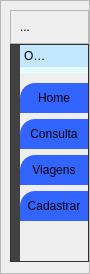
     <widget class="QFrame" name="left_container">
      <property name="maximumSize">
       <size>
        <width>9</width>
        <height>16777215</height>
       </size>
      </property>
      <property name="frameShape">
       <enum>QFrame::StyledPanel</enum>
      </property>
      <property name="frameShadow">
       <enum>QFrame::Raised</enum>
      </property>
      <layout class="QVBoxLayout" name="verticalLayout_2">
       <property name="spacing">
        <number>0</number>
       </property>
       <property name="leftMargin">
        <number>9</number>
       </property>
       <property name="topMargin">
        <number>9</number>
       </property>
       <property name="rightMargin">
        <number>0</number>
       </property>
       <item>
        <widget class="QFrame" name="frame">
         <property name="frameShape">
          <enum>QFrame::StyledPanel</enum>
         </property>
         <property name="frameShadow">
          <enum>QFrame::Raised</enum>
         </property>
         <layout class="QHBoxLayout" name="horizontalLayout_4">
          <property name="rightMargin">
           <number>0</number>
          </property>
          <property name="bottomMargin">
           <number>9</number>
          </property>
          <item>
           <widget class="QLabel" name="label_3">
            <property name="text">
             <string>...</string>
            </property>
           </widget>
          </item>
         </layout>
        </widget>
       </item>
       <item>
        <widget class="QFrame" name="frame_2">
         <property name="styleSheet">
          <string notr="true">QFrame{
background-color:rgb(65,65,65);
}
QToolBox{
text-align:left;
background-color:rgb(228,254,255);
}
QToolBox::tab{

background-color:rgb(194,232,255);
}
</string>
         </property>
         <property name="frameShape">
          <enum>QFrame::StyledPanel</enum>
         </property>
         <property name="frameShadow">
          <enum>QFrame::Raised</enum>
         </property>
         <layout class="QVBoxLayout" name="verticalLayout_3">
          <property name="spacing">
           <number>0</number>
          </property>
          <property name="topMargin">
           <number>0</number>
          </property>
          <property name="rightMargin">
           <number>0</number>
          </property>
          <property name="bottomMargin">
           <number>0</number>
          </property>
          <item>
           <widget class="QToolBox" name="toolBox">
            <property name="styleSheet">
             <string notr="true">QPushButton{
	color:rgb(0,0,0);
	background-color:rgb(50,100,255);
	border-top-left-radius:15px;
}
QPushButton:hover{
background-color:rgb(	66,66,111);
}

</string>
            </property>
            <property name="currentIndex">
             <number>0</number>
            </property>
            <widget class="QWidget" name="page">
             <property name="geometry">
              <rect>
               <x>0</x>
               <y>0</y>
               <width>48</width>
               <height>498</height>
              </rect>
             </property>
             <property name="styleSheet">
              <string notr="true"/>
             </property>
             <attribute name="label">
              <string>Opções</string>
             </attribute>
             <layout class="QVBoxLayout" name="verticalLayout_4">
              <property name="leftMargin">
               <number>0</number>
              </property>
              <property name="topMargin">
               <number>10</number>
              </property>
              <property name="rightMargin">
               <number>0</number>
              </property>
              <property name="bottomMargin">
               <number>0</number>
              </property>
              <item>
               <widget class="QPushButton" name="btn_home">
                <property name="minimumSize">
                 <size>
                  <width>0</width>
                  <height>30</height>
                 </size>
                </property>
                <property name="text">
                 <string>Home</string>
                </property>
               </widget>
              </item>
              <item>
               <widget class="QPushButton" name="btn_consulta">
                <property name="minimumSize">
                 <size>
                  <width>0</width>
                  <height>30</height>
                 </size>
                </property>
                <property name="text">
                 <string>Consulta</string>
                </property>
               </widget>
              </item>
              <item>
               <widget class="QPushButton" name="btn_viagens">
                <property name="minimumSize">
                 <size>
                  <width>0</width>
                  <height>30</height>
                 </size>
                </property>
                <property name="text">
                 <string>Viagens</string>
                </property>
               </widget>
              </item>
              <item>
               <widget class="QPushButton" name="btn_cadastrar">
                <property name="minimumSize">
                 <size>
                  <width>0</width>
                  <height>30</height>
                 </size>
                </property>
                <property name="text">
                 <string>Cadastrar</string>
                </property>
               </widget>
              </item>
              <item>
               <spacer name="verticalSpacer">
                <property name="orientation">
                 <enum>Qt::Vertical</enum>
                </property>
                <property name="sizeHint" stdset="0">
                 <size>
                  <width>20</width>
                  <height>40</height>
                 </size>
                </property>
               </spacer>
              </item>
             </layout>
            </widget>
           </widget>
          </item>
         </layout>
        </widget>
       </item>
      </layout>
     </widget>
